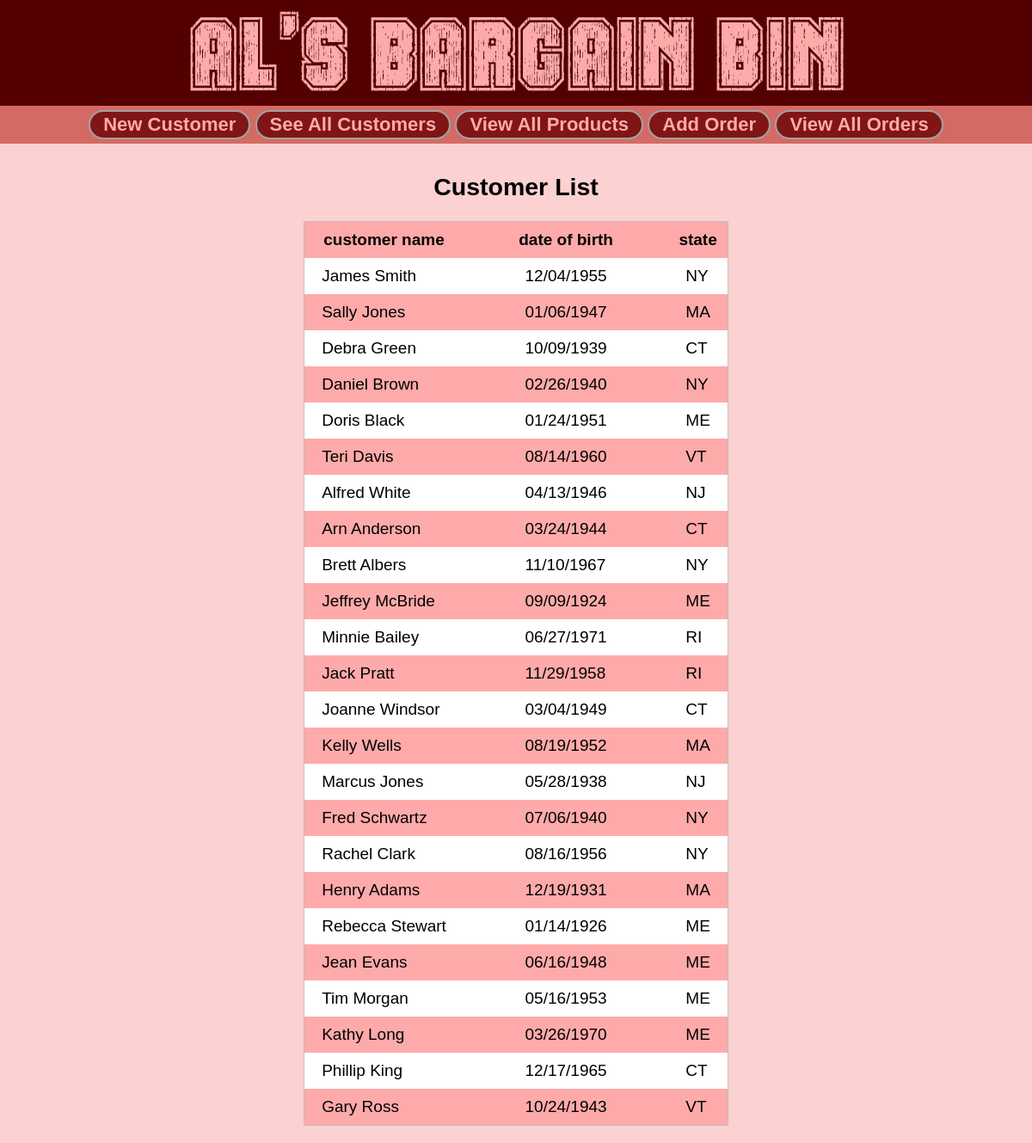
Page /viewcustomers.php on the committed database.
### tables this page shows
CREATE TABLE IF NOT EXISTS customers (
  customer_id INT(4) NOT NULL AUTO_INCREMENT,
  first VARCHAR(20) NOT NULL,
  last VARCHAR(30) NOT NULL,
  state ENUM('CT','MA','ME','NJ','NY','RI','VT') NOT NULL,
  dob DATE NOT NULL,
  created DATE NOT NULL,
  PRIMARY KEY (customer_id)
);

### php/DBConnect.php (called while the page is built, shortened)
<?php
$connStatus=true;
?>

### viewcustomers.php (the view, shortened to what this page needs)
<?php
include "header.php";
include "php/DBConnect.php";
if ($conn->connect_errno) {
		echo "$mysqli->connect_errno";
}else{
	if ($connStatus){
		$selectSQL="SELECT * FROM customers";
		$result=$conn->query($selectSQL);
			if ($conn->error){
				echo "Query Error: $conn->error";
			}
			else{
				echo "<h2 class='center'>Customer List</h2>";
				echo "\n<table id='TblForm'>\n";
				echo "<tr><th>customer name</th><th>&nbsp;&nbsp;&nbsp;&nbsp;&nbsp;&nbsp;</th><th>date of birth</th><th>&nbsp;&nbsp;&nbsp;&nbsp;&nbsp;&nbsp;</th><th>state</th></tr>\n";
				if ($result) {
					if($result->num_rows === 0){
						echo "<tr><td colspan='5' class='center bold'>There are no customers.</td></tr>\n";
					}else{
						while($row = mysqli_fetch_assoc($result)) {
							echo "<tr>";
							echo "<td>".$row["first"]." ".$row["last"]."</td>";
							echo "<td>&nbsp;</td>";
							echo "<td>".date('m/d/Y',strtotime($row["dob"]))."</td>";
							echo "<td>&nbsp;</td>";
							echo "<td>".$row["state"]."</td>";
							echo "</tr>\n";
						}
					}
				}
				echo "</table>\n";
			}
	}
}
include "footer.php";
?>

### header.php (shortened to what this page needs)
<!DOCTYPE html>
<html xmlns="http://www.w3.org/1999/xhtml">
<head>
    <link href="styles/styles.css" rel="stylesheet" />
    <link href="LIB/jquery-ui.css" rel="stylesheet" />
    <link href="LIB/jquery-ui.structure.css" rel="stylesheet" />
    <link href="LIB/jquery-ui.theme.css" rel="stylesheet" />
</head>
<body>
    <div id="DivHeading">
        <img src="images/Banner.png" />
    </div>
    <div id="DivMenu">
        <a href="addcustomer.php"><input type="button" value="New Customer" /></a>
        <a href="viewcustomers.php"><input type="button" value="See All Customers" /></a>
		<a href="viewproducts.php"><input type="button" value="View All Products" /></a>
        <a href="addorder.php"><input type="button" value="Add Order" /></a>
        <a href="vieworders.php"><input type="button" value="View All Orders" /></a>
    </div>
    <div id="DivBody">
        <div id="DivContent">

### footer.php (shortened to what this page needs)
        </div>
    </div>
</body>
</html>

### styles/styles.css (style rules this page uses)
body { background-color: #fcd1d1; color: black; font-family: Calibri, Arial; font-size: 19px; margin: 0; }
button, input[type=button], input[type=reset], input[type=submit] { font-size: 22px; font-weight: bold; padding: 2px 15px 2px 15px; background-color: #801515; color: #ffaaaa; border: 2px solid #a1a1a1; border-radius: 25px; }
table { margin-right: auto; margin-left: auto; background-color:whitesmoke; padding:0px 40px 40px 40px; border:1px silver solid; }
#TblForm { border-collapse:collapse; }
#TblForm tr:nth-child(odd) { background: #ffaaaa; }
#TblForm tr:nth-child(even) { background: #FFF; }
#TblForm th { padding:10px; }
#TblForm td { border:none; padding:10px 20px 10px 20px; }
#TblForm tr { border:none; }
#DivHeading { background-color: #550000; text-align: center; }
#DivMenu { text-align: center; border-bottom: #801515; border-top: #801515; background-color: #d46a64; padding-top: 5px; padding-bottom: 5px; }
#DivBody { padding: 5px 20px 10px 20px; background-color: #fcd1d1; color: black; }
#DivContent { padding: 5px 20px 10px 20px; width: 800px; margin-right: auto; margin-left: auto; }
.center { text-align:center; }

### rows in the picture
customers: first "James", last "Smith", dob "12/04/1955", state "NY"
customers: first "Sally", last "Jones", dob "01/06/1947", state "MA"
customers: first "Debra", last "Green", dob "10/09/1939", state "CT"
customers: first "Daniel", last "Brown", dob "02/26/1940", state "NY"
customers: first "Doris", last "Black", dob "01/24/1951", state "ME"
customers: first "Teri", last "Davis", dob "08/14/1960", state "VT"
customers: first "Alfred", last "White", dob "04/13/1946", state "NJ"
customers: first "Arn", last "Anderson", dob "03/24/1944", state "CT"
customers: first "Brett", last "Albers", dob "11/10/1967", state "NY"
customers: first "Jeffrey", last "McBride", dob "09/09/1924", state "ME"
customers: first "Minnie", last "Bailey", dob "06/27/1971", state "RI"
customers: first "Jack", last "Pratt", dob "11/29/1958", state "RI"
customers: first "Joanne", last "Windsor", dob "03/04/1949", state "CT"
customers: first "Kelly", last "Wells", dob "08/19/1952", state "MA"
customers: first "Marcus", last "Jones", dob "05/28/1938", state "NJ"
customers: first "Fred", last "Schwartz", dob "07/06/1940", state "NY"
customers: first "Rachel", last "Clark", dob "08/16/1956", state "NY"
customers: first "Henry", last "Adams", dob "12/19/1931", state "MA"
customers: first "Rebecca", last "Stewart", dob "01/14/1926", state "ME"
customers: first "Jean", last "Evans", dob "06/16/1948", state "ME"
customers: first "Tim", last "Morgan", dob "05/16/1953", state "ME"
customers: first "Kathy", last "Long", dob "03/26/1970", state "ME"
customers: first "Phillip", last "King", dob "12/17/1965", state "CT"
customers: first "Gary", last "Ross", dob "10/24/1943", state "VT"
